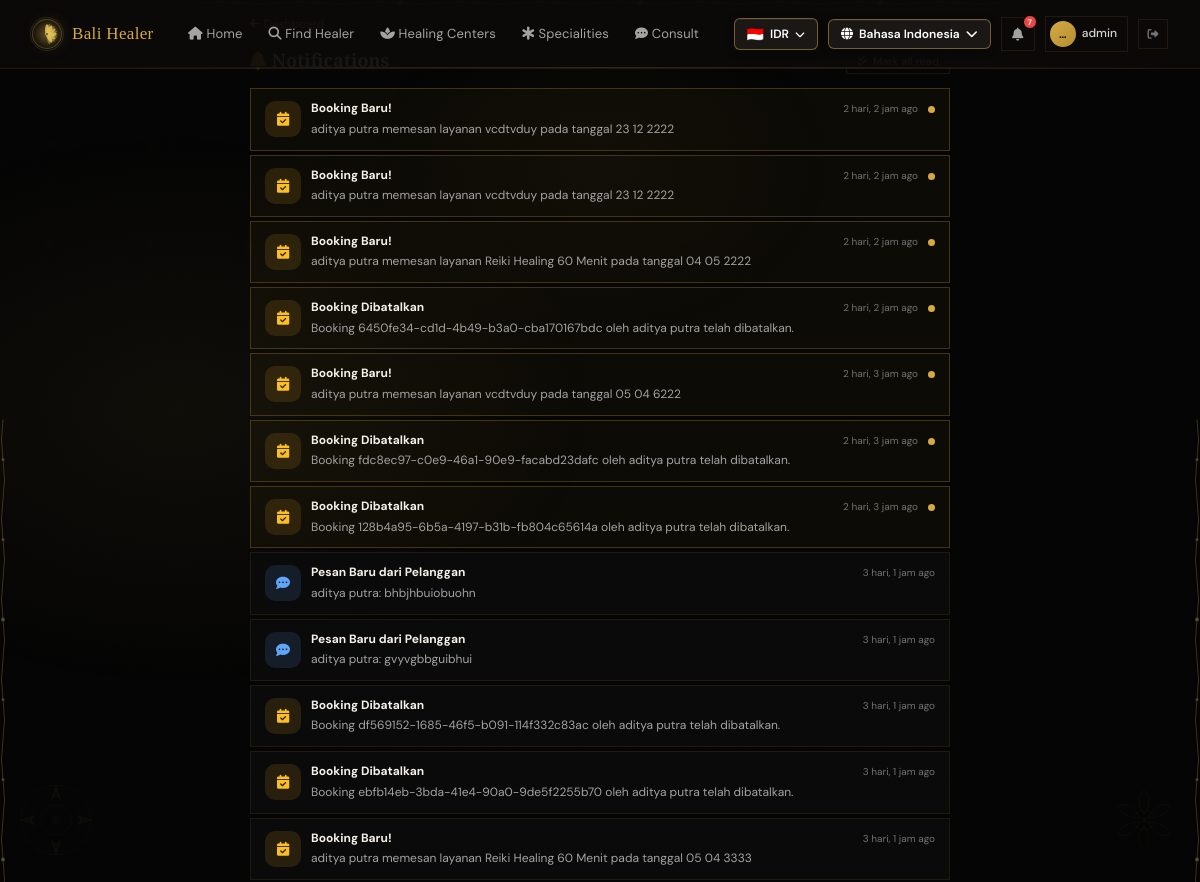
The app's page /id/notifications/ (signed in, upper part), older data.
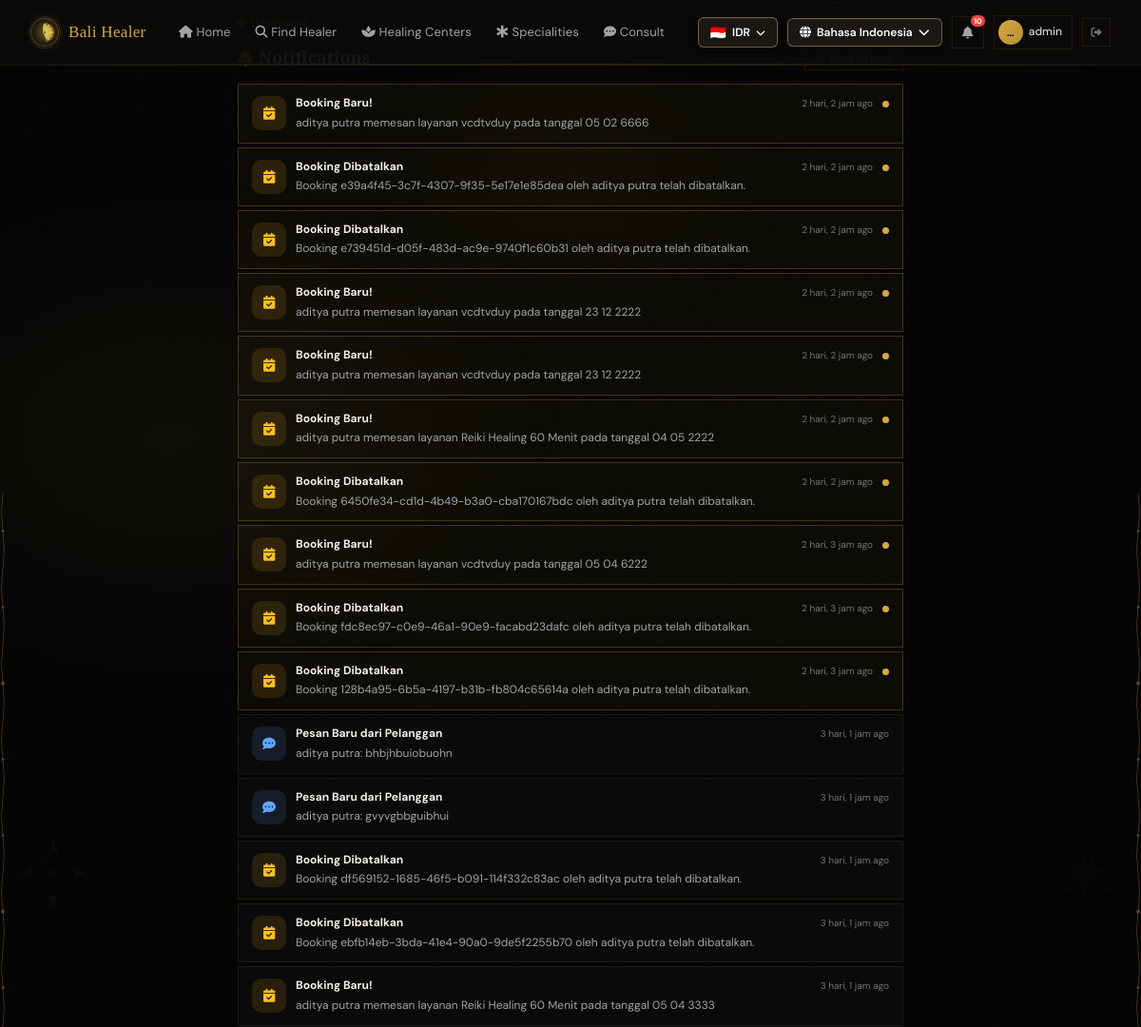
The same page, newer data.
### healers/models.py (models this page shows, shortened)
class Notification(models.Model):
    NOTIFICATION_TYPES = [
        ('booking', 'Booking'),
        ('chat', 'Chat'),
        ('system', 'System'),
    ]
    user = models.ForeignKey(User, on_delete=models.CASCADE, related_name='notifications')
    title = models.CharField(max_length=200)
    message = models.TextField()
    notification_type = models.CharField(max_length=20, choices=NOTIFICATION_TYPES, default='system')
    link = models.CharField(max_length=500, blank=True)
    is_read = models.BooleanField(default=False, db_index=True)
    created_at = models.DateTimeField(auto_now_add=True)
    class Meta:
        ordering = ['-created_at']

### accounts/views.py (the view)
# urls.py: path('notifications/', views.notification_list, name='notification_list'),
@login_required
def notification_list(request):
    all_notifications = Notification.objects.filter(user=request.user)[:50]
    return render(request, 'notification_list.html', {
        'notifications': all_notifications,
    })

### accounts/context_processors.py (called while the page is built)
def notification_context(request):
    if request.user.is_authenticated:
        unread_count = Notification.objects.filter(user=request.user, is_read=False).count()
        return {'global_unread_notifications': unread_count}
    return {'global_unread_notifications': 0}

### accounts/models.py (called while the page is built)
    @property
    def is_healer(self):
        return self.role == 'healer'

### templates/notification_list.html (shortened to what this page needs)
{% extends "base.html" %}
{% load i18n %}
{% block content %}
<div class="section" style="padding-top:10px">
    <div style="max-width:700px;margin:0 auto">
        <a href="{% if user.profile.is_healer %}{% url 'healer_dashboard' %}{% else %}{% url 'customer_dashboard' %}{% endif %}" class="chat-back-link">
        </a>
        <div style="display:flex;align-items:center;justify-content:space-between;margin-bottom:14px">
            <h2 style="color:var(--fg);font-size:18px">{% trans "Notifications" %}</h2>
            {% if notifications %}
            <form method="POST" action="{% url 'notification_read_all' %}">
                <button type="submit" class="btn btn-sm btn-outline" style="font-size:11px"> {% trans "Mark all read" %}</button>
            </form>
            {% endif %}
        </div>
        {% for notif in notifications %}
        <a href="{% url 'notification_read' notif.id %}" class="notif-list-item {% if not notif.is_read %}unread{% endif %}">
            <div class="notif-list-icon {% if notif.notification_type == 'booking' %}booking{% elif notif.notification_type == 'chat' %}chat{% else %}system{% endif %}">
                {% if notif.notification_type == 'booking' %}
                <i class="fas fa-calendar-check"></i>
                {% elif notif.notification_type == 'chat' %}
                <i class="fas fa-comment-dots"></i>
                {% else %}
                <i class="fas fa-info-circle"></i>
                {% endif %}
            </div>
            <div class="notif-list-content">
                <div class="notif-list-top">
                    <strong>{{ notif.title }}</strong>
                    <span class="notif-list-time">{{ notif.created_at|timesince }} {% trans "ago" %}</span>
                </div>
                <p class="notif-list-msg">{{ notif.message }}</p>
            </div>
            {% if not notif.is_read %}
            <span class="notif-unread-dot"></span>
            {% endif %}
        </a>
        {% endfor %}
    </div>
</div>
{% endblock %}

### templates/base.html (shortened to what the changed rows need)
{% load static %}
{% load i18n %}
<!DOCTYPE html>
<html lang="{{ LANGUAGE_CODE }}">
<head>
    <link rel="preload" href="https://cdnjs.cloudflare.com/ajax/libs/font-awesome/6.5.1/css/all.min.css" as="style" onload="this.onload=null;this.rel='stylesheet'">
    <link rel="stylesheet" href="{% static 'css/style.css' %}?v=12">
</head>
<body>
    <header class="header" id="main-header">
        <div class="header-inner">
            <div class="nav-right">
                {% get_current_language as CURRENT_LANGUAGE %}
                {% get_available_languages as AVAILABLE_LANGUAGES %}
                {% get_language_info_list for AVAILABLE_LANGUAGES as languages %}
                <div class="lang-switcher" id="langSwitcher">
                    <button class="lang-switcher-btn">
                        <i class="fas fa-globe"></i>
                        {% for lang in languages %}
                            {% if lang.code == CURRENT_LANGUAGE %}{{ lang.name_local }}{% endif %}
                        {% endfor %}
                        <i class="fas fa-chevron-down"></i>
                    </button>
                </div>
                {% if user.is_authenticated %}
                <button type="button" class="notif-bell-btn" id="notifBellBtn" title="{% trans 'Notifications' %}">
                    <i class="fas fa-bell"></i>
                    {% if global_unread_notifications > 0 %}
                    <span class="notif-bell-badge" id="notifBadge">{{ global_unread_notifications }}</span>
                    {% endif %}
                </button>
                {% else %}
                <a href="{% url 'login' %}" class="nav-link"><i class="fas fa-right-to-bracket"></i> {% trans "Login" %}</a>
                <a href="{% url 'register_choose' %}" class="btn-find"><i class="fas fa-user-plus"></i> {% trans "Register" %}</a>
                {% endif %}
            </div>
        </div>
    </header>
    <main class="batik-main">
        {% block content %}{% endblock %}
    </main>
</body>
</html>

Row changes from the older to the newer data that the page shows:
added Notification: notification_type "booking" (drawn), title "Booking Baru!", created_at "2 hari, 2 jam", message "aditya putra memesan layanan vcdtvduy pada tanggal 05 02 6666", is_read False (drawn)
added Notification: notification_type "booking" (drawn), title "Booking Dibatalkan", created_at "2 hari, 2 jam", message "Booking e39a4f45-3c7f-4307-9f35-5e17e1e85dea oleh aditya putra telah dibatalkan.", is_read False (drawn)
added Notification: notification_type "booking" (drawn), title "Booking Dibatalkan", created_at "2 hari, 2 jam", message "Booking e739451d-d05f-483d-ac9e-9740f1c60b31 oleh aditya putra telah dibatalkan.", is_read False (drawn)
Text that changed along with them:
{{ global_unread_notifications }}: "7" → "10"
